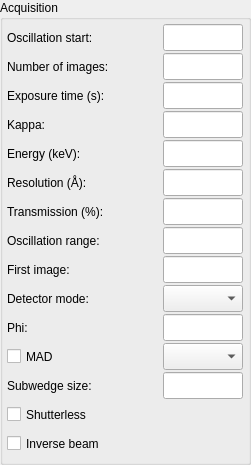
<?xml version="1.0" encoding="UTF-8"?>
<ui version="4.0">
 <class>AcquisitionWidgetVerticalLayout</class>
 <widget class="QWidget" name="AcquisitionWidgetVerticalLayout">
  <property name="geometry">
   <rect>
    <x>0</x>
    <y>0</y>
    <width>251</width>
    <height>465</height>
   </rect>
  </property>
  <property name="sizePolicy">
   <sizepolicy hsizetype="Preferred" vsizetype="Preferred">
    <horstretch>0</horstretch>
    <verstretch>0</verstretch>
   </sizepolicy>
  </property>
  <property name="maximumSize">
   <size>
    <width>32767</width>
    <height>32767</height>
   </size>
  </property>
  <property name="windowTitle">
   <string>Acquisition widget</string>
  </property>
  <layout class="QHBoxLayout">
   <property name="spacing">
    <number>0</number>
   </property>
   <property name="margin">
    <number>0</number>
   </property>
   <item>
    <widget class="QGroupBox" name="acq_gbox">
     <property name="sizePolicy">
      <sizepolicy hsizetype="Preferred" vsizetype="Fixed">
       <horstretch>0</horstretch>
       <verstretch>0</verstretch>
      </sizepolicy>
     </property>
     <property name="maximumSize">
      <size>
       <width>32767</width>
       <height>32767</height>
      </size>
     </property>
     <property name="title">
      <string>Acquisition</string>
     </property>
     <layout class="QVBoxLayout">
      <property name="spacing">
       <number>6</number>
      </property>
      <property name="margin">
       <number>4</number>
      </property>
      <item>
       <layout class="QHBoxLayout">
        <property name="spacing">
         <number>6</number>
        </property>
        <item>
         <layout class="QHBoxLayout">
          <item>
           <layout class="QVBoxLayout">
            <property name="spacing">
             <number>2</number>
            </property>
            <item>
             <widget class="QLabel" name="osc_start_label">
              <property name="sizePolicy">
               <sizepolicy hsizetype="Preferred" vsizetype="Preferred">
                <horstretch>0</horstretch>
                <verstretch>0</verstretch>
               </sizepolicy>
              </property>
              <property name="minimumSize">
               <size>
                <width>0</width>
                <height>27</height>
               </size>
              </property>
              <property name="maximumSize">
               <size>
                <width>1677215</width>
                <height>27</height>
               </size>
              </property>
              <property name="text">
               <string>Oscillation start:</string>
              </property>
             </widget>
            </item>
            <item>
             <widget class="QLabel" name="num_images_label">
              <property name="minimumSize">
               <size>
                <width>0</width>
                <height>27</height>
               </size>
              </property>
              <property name="maximumSize">
               <size>
                <width>16777215</width>
                <height>27</height>
               </size>
              </property>
              <property name="acceptDrops">
               <bool>true</bool>
              </property>
              <property name="text">
               <string>Number of images:</string>
              </property>
              <property name="wordWrap">
               <bool>false</bool>
              </property>
             </widget>
            </item>
            <item>
             <widget class="QLabel" name="exp_time_label">
              <property name="minimumSize">
               <size>
                <width>0</width>
                <height>27</height>
               </size>
              </property>
              <property name="maximumSize">
               <size>
                <width>16777215</width>
                <height>27</height>
               </size>
              </property>
              <property name="text">
               <string>Exposure time (s):</string>
              </property>
              <property name="wordWrap">
               <bool>false</bool>
              </property>
             </widget>
            </item>
            <item>
             <widget class="QLabel" name="kappa_label">
              <property name="minimumSize">
               <size>
                <width>0</width>
                <height>27</height>
               </size>
              </property>
              <property name="maximumSize">
               <size>
                <width>16777215</width>
                <height>27</height>
               </size>
              </property>
              <property name="text">
               <string>Kappa:</string>
              </property>
              <property name="wordWrap">
               <bool>false</bool>
              </property>
             </widget>
            </item>
            <item>
             <widget class="QLabel" name="energy_label">
              <property name="minimumSize">
               <size>
                <width>0</width>
                <height>27</height>
               </size>
              </property>
              <property name="maximumSize">
               <size>
                <width>16777215</width>
                <height>27</height>
               </size>
              </property>
              <property name="text">
               <string>Energy (keV):</string>
              </property>
              <property name="wordWrap">
               <bool>false</bool>
              </property>
             </widget>
            </item>
            <item>
             <widget class="QLabel" name="resolution_label">
              <property name="minimumSize">
               <size>
                <width>0</width>
                <height>27</height>
               </size>
              </property>
              <property name="maximumSize">
               <size>
                <width>16777215</width>
                <height>27</height>
               </size>
              </property>
              <property name="text">
               <string>Resolution (Å):</string>
              </property>
              <property name="wordWrap">
               <bool>false</bool>
              </property>
             </widget>
            </item>
            <item>
             <widget class="QLabel" name="transmission_label">
              <property name="sizePolicy">
               <sizepolicy hsizetype="Preferred" vsizetype="Preferred">
                <horstretch>0</horstretch>
                <verstretch>0</verstretch>
               </sizepolicy>
              </property>
              <property name="minimumSize">
               <size>
                <width>0</width>
                <height>27</height>
               </size>
              </property>
              <property name="maximumSize">
               <size>
                <width>16777215</width>
                <height>27</height>
               </size>
              </property>
              <property name="text">
               <string>Transmission (%):</string>
              </property>
              <property name="wordWrap">
               <bool>false</bool>
              </property>
             </widget>
            </item>
            <item>
             <widget class="QLabel" name="osc_range_label">
              <property name="minimumSize">
               <size>
                <width>0</width>
                <height>27</height>
               </size>
              </property>
              <property name="maximumSize">
               <size>
                <width>150</width>
                <height>27</height>
               </size>
              </property>
              <property name="text">
               <string>Oscillation range:</string>
              </property>
              <property name="wordWrap">
               <bool>false</bool>
              </property>
             </widget>
            </item>
            <item>
             <widget class="QLabel" name="first_iamge_label">
              <property name="minimumSize">
               <size>
                <width>0</width>
                <height>27</height>
               </size>
              </property>
              <property name="maximumSize">
               <size>
                <width>16777215</width>
                <height>27</height>
               </size>
              </property>
              <property name="text">
               <string>First image:</string>
              </property>
              <property name="wordWrap">
               <bool>false</bool>
              </property>
             </widget>
            </item>
            <item>
             <widget class="QLabel" name="detector_roi_mode_label">
              <property name="enabled">
               <bool>true</bool>
              </property>
              <property name="sizePolicy">
               <sizepolicy hsizetype="Fixed" vsizetype="Preferred">
                <horstretch>0</horstretch>
                <verstretch>0</verstretch>
               </sizepolicy>
              </property>
              <property name="minimumSize">
               <size>
                <width>0</width>
                <height>27</height>
               </size>
              </property>
              <property name="maximumSize">
               <size>
                <width>160</width>
                <height>27</height>
               </size>
              </property>
              <property name="text">
               <string>Detector mode:</string>
              </property>
              <property name="wordWrap">
               <bool>false</bool>
              </property>
             </widget>
            </item>
            <item>
             <widget class="QLabel" name="kappa_phi_label">
              <property name="minimumSize">
               <size>
                <width>0</width>
                <height>27</height>
               </size>
              </property>
              <property name="maximumSize">
               <size>
                <width>16777215</width>
                <height>27</height>
               </size>
              </property>
              <property name="text">
               <string>Phi:</string>
              </property>
              <property name="wordWrap">
               <bool>false</bool>
              </property>
             </widget>
            </item>
            <item>
             <widget class="QCheckBox" name="mad_cbox">
              <property name="minimumSize">
               <size>
                <width>0</width>
                <height>27</height>
               </size>
              </property>
              <property name="maximumSize">
               <size>
                <width>16777215</width>
                <height>27</height>
               </size>
              </property>
              <property name="toolTip">
               <string>Check to use energies from energy scan</string>
              </property>
              <property name="text">
               <string>MAD</string>
              </property>
             </widget>
            </item>
            <item>
             <widget class="QLabel" name="subwedge_size_label">
              <property name="minimumSize">
               <size>
                <width>0</width>
                <height>27</height>
               </size>
              </property>
              <property name="maximumSize">
               <size>
                <width>16777215</width>
                <height>27</height>
               </size>
              </property>
              <property name="toolTip">
               <string>Check to use inverse beam and specify subwedge size</string>
              </property>
              <property name="text">
               <string>Subwedge size:</string>
              </property>
              <property name="wordWrap">
               <bool>false</bool>
              </property>
             </widget>
            </item>
            <item>
             <widget class="QCheckBox" name="shutterless_cbx">
              <property name="minimumSize">
               <size>
                <width>0</width>
                <height>27</height>
               </size>
              </property>
              <property name="text">
               <string>Shutterless</string>
              </property>
             </widget>
            </item>
            <item>
             <widget class="QCheckBox" name="inverse_beam_cbx">
              <property name="sizePolicy">
               <sizepolicy hsizetype="Fixed" vsizetype="Preferred">
                <horstretch>0</horstretch>
                <verstretch>0</verstretch>
               </sizepolicy>
              </property>
              <property name="minimumSize">
               <size>
                <width>0</width>
                <height>27</height>
               </size>
              </property>
              <property name="maximumSize">
               <size>
                <width>150</width>
                <height>16777215</height>
               </size>
              </property>
              <property name="toolTip">
               <string>Check to use inverse beam and specify subwedge size</string>
              </property>
              <property name="text">
               <string>Inverse beam</string>
              </property>
             </widget>
            </item>
           </layout>
          </item>
          <item>
           <layout class="QVBoxLayout">
            <property name="spacing">
             <number>2</number>
            </property>
            <item>
             <widget class="QLineEdit" name="osc_start_ledit">
              <property name="minimumSize">
               <size>
                <width>80</width>
                <height>27</height>
               </size>
              </property>
              <property name="maximumSize">
               <size>
                <width>70</width>
                <height>27</height>
               </size>
              </property>
             </widget>
            </item>
            <item>
             <widget class="QLineEdit" name="num_images_ledit">
              <property name="minimumSize">
               <size>
                <width>80</width>
                <height>27</height>
               </size>
              </property>
              <property name="maximumSize">
               <size>
                <width>70</width>
                <height>27</height>
               </size>
              </property>
             </widget>
            </item>
            <item>
             <widget class="QLineEdit" name="exp_time_ledit">
              <property name="minimumSize">
               <size>
                <width>80</width>
                <height>27</height>
               </size>
              </property>
              <property name="maximumSize">
               <size>
                <width>70</width>
                <height>27</height>
               </size>
              </property>
             </widget>
            </item>
            <item>
             <widget class="QLineEdit" name="kappa_ledit">
              <property name="minimumSize">
               <size>
                <width>80</width>
                <height>27</height>
               </size>
              </property>
              <property name="maximumSize">
               <size>
                <width>80</width>
                <height>27</height>
               </size>
              </property>
             </widget>
            </item>
            <item>
             <widget class="QLineEdit" name="energy_ledit">
              <property name="minimumSize">
               <size>
                <width>80</width>
                <height>27</height>
               </size>
              </property>
              <property name="maximumSize">
               <size>
                <width>70</width>
                <height>27</height>
               </size>
              </property>
             </widget>
            </item>
            <item>
             <widget class="QLineEdit" name="resolution_ledit">
              <property name="minimumSize">
               <size>
                <width>80</width>
                <height>27</height>
               </size>
              </property>
              <property name="maximumSize">
               <size>
                <width>70</width>
                <height>27</height>
               </size>
              </property>
             </widget>
            </item>
            <item>
             <widget class="QLineEdit" name="transmission_ledit">
              <property name="minimumSize">
               <size>
                <width>80</width>
                <height>27</height>
               </size>
              </property>
              <property name="maximumSize">
               <size>
                <width>70</width>
                <height>27</height>
               </size>
              </property>
             </widget>
            </item>
            <item>
             <widget class="QLineEdit" name="osc_range_ledit">
              <property name="minimumSize">
               <size>
                <width>80</width>
                <height>27</height>
               </size>
              </property>
              <property name="maximumSize">
               <size>
                <width>70</width>
                <height>27</height>
               </size>
              </property>
             </widget>
            </item>
            <item>
             <widget class="QLineEdit" name="first_image_ledit">
              <property name="sizePolicy">
               <sizepolicy hsizetype="Expanding" vsizetype="Preferred">
                <horstretch>0</horstretch>
                <verstretch>0</verstretch>
               </sizepolicy>
              </property>
              <property name="minimumSize">
               <size>
                <width>80</width>
                <height>27</height>
               </size>
              </property>
              <property name="maximumSize">
               <size>
                <width>70</width>
                <height>27</height>
               </size>
              </property>
             </widget>
            </item>
            <item>
             <widget class="QComboBox" name="detector_roi_mode_combo">
              <property name="enabled">
               <bool>true</bool>
              </property>
              <property name="minimumSize">
               <size>
                <width>80</width>
                <height>27</height>
               </size>
              </property>
              <property name="maximumSize">
               <size>
                <width>70</width>
                <height>27</height>
               </size>
              </property>
              <property name="toolTip">
               <string>Select necesaary detector mode</string>
              </property>
             </widget>
            </item>
            <item>
             <widget class="QLineEdit" name="kappa_phi_ledit">
              <property name="minimumSize">
               <size>
                <width>80</width>
                <height>27</height>
               </size>
              </property>
              <property name="maximumSize">
               <size>
                <width>70</width>
                <height>27</height>
               </size>
              </property>
             </widget>
            </item>
            <item>
             <widget class="QComboBox" name="energies_combo">
              <property name="minimumSize">
               <size>
                <width>80</width>
                <height>27</height>
               </size>
              </property>
              <property name="maximumSize">
               <size>
                <width>80</width>
                <height>27</height>
               </size>
              </property>
              <property name="toolTip">
               <string>Check to use energies from energy scan</string>
              </property>
             </widget>
            </item>
            <item>
             <widget class="QLineEdit" name="subwedge_size_ledit">
              <property name="minimumSize">
               <size>
                <width>80</width>
                <height>27</height>
               </size>
              </property>
              <property name="maximumSize">
               <size>
                <width>80</width>
                <height>27</height>
               </size>
              </property>
              <property name="toolTip">
               <string>Check to use inverse beam and specify subwedge size</string>
              </property>
             </widget>
            </item>
            <item>
             <spacer name="verticalSpacer_4">
              <property name="orientation">
               <enum>Qt::Vertical</enum>
              </property>
              <property name="sizeType">
               <enum>QSizePolicy::Fixed</enum>
              </property>
              <property name="sizeHint" stdset="0">
               <size>
                <width>20</width>
                <height>56</height>
               </size>
              </property>
             </spacer>
            </item>
           </layout>
          </item>
         </layout>
        </item>
       </layout>
      </item>
     </layout>
    </widget>
   </item>
  </layout>
 </widget>
 <layoutdefault spacing="6" margin="11"/>
 <pixmapfunction>qPixmapFromMimeSource</pixmapfunction>
 <resources/>
 <connections/>
</ui>
